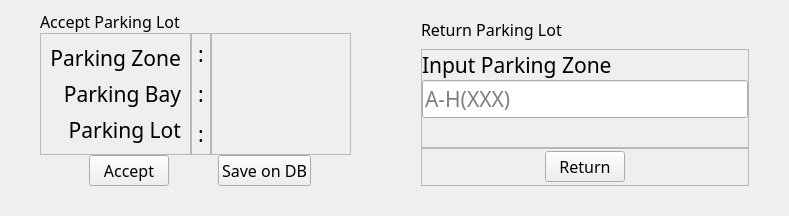
               <widget class="QFrame" name="frame">
                <property name="frameShape">
                 <enum>QFrame::NoFrame</enum>
                </property>
                <property name="frameShadow">
                 <enum>QFrame::Raised</enum>
                </property>
                <layout class="QHBoxLayout" name="horizontalLayout_15">
                 <property name="spacing">
                  <number>0</number>
                 </property>
                 <property name="leftMargin">
                  <number>0</number>
                 </property>
                 <property name="topMargin">
                  <number>0</number>
                 </property>
                 <property name="rightMargin">
                  <number>0</number>
                 </property>
                 <property name="bottomMargin">
                  <number>0</number>
                 </property>
                 <item>
                  <widget class="QFrame" name="accept_lot_frame">
                   <property name="frameShape">
                    <enum>QFrame::NoFrame</enum>
                   </property>
                   <property name="frameShadow">
                    <enum>QFrame::Raised</enum>
                   </property>
                   <layout class="QHBoxLayout" name="horizontalLayout_16">
                    <property name="leftMargin">
                     <number>20</number>
                    </property>
                    <property name="topMargin">
                     <number>10</number>
                    </property>
                    <property name="rightMargin">
                     <number>15</number>
                    </property>
                    <property name="bottomMargin">
                     <number>20</number>
                    </property>
                    <item>
                     <widget class="QFrame" name="frame_13">
                      <property name="frameShape">
                       <enum>QFrame::NoFrame</enum>
                      </property>
                      <property name="frameShadow">
                       <enum>QFrame::Raised</enum>
                      </property>
                      <layout class="QVBoxLayout" name="verticalLayout_19">
                       <property name="spacing">
                        <number>0</number>
                       </property>
                       <property name="leftMargin">
                        <number>20</number>
                       </property>
                       <property name="topMargin">
                        <number>0</number>
                       </property>
                       <property name="rightMargin">
                        <number>20</number>
                       </property>
                       <property name="bottomMargin">
                        <number>10</number>
                       </property>
                       <item>
                        <widget class="QLabel" name="label_9">
                         <property name="maximumSize">
                          <size>
                           <width>16777215</width>
                           <height>60</height>
                          </size>
                         </property>
                         <property name="font">
                          <font>
                           <family>Mitr SemiBold</family>
                           <pointsize>12</pointsize>
                          </font>
                         </property>
                         <property name="text">
                          <string>Accept Parking Lot</string>
                         </property>
                        </widget>
                       </item>
                       <item>
                        <widget class="QFrame" name="frame_15">
                         <property name="frameShape">
                          <enum>QFrame::NoFrame</enum>
                         </property>
                         <property name="frameShadow">
                          <enum>QFrame::Raised</enum>
                         </property>
                         <layout class="QHBoxLayout" name="horizontalLayout_13">
                          <property name="spacing">
                           <number>0</number>
                          </property>
                          <property name="leftMargin">
                           <number>0</number>
                          </property>
                          <property name="topMargin">
                           <number>0</number>
                          </property>
                          <property name="rightMargin">
                           <number>0</number>
                          </property>
                          <property name="bottomMargin">
                           <number>0</number>
                          </property>
                          <item>
                           <widget class="QFrame" name="frame_17">
                            <property name="frameShape">
                             <enum>QFrame::StyledPanel</enum>
                            </property>
                            <property name="frameShadow">
                             <enum>QFrame::Raised</enum>
                            </property>
                            <layout class="QVBoxLayout" name="verticalLayout_16">
                             <item>
                              <widget class="QLabel" name="label_11">
                               <property name="font">
                                <font>
                                 <family>Mitr SemiBold</family>
                                 <pointsize>16</pointsize>
                                </font>
                               </property>
                               <property name="text">
                                <string>Parking Zone</string>
                               </property>
                               <property name="alignment">
                                <set>Qt::AlignRight|Qt::AlignTrailing|Qt::AlignVCenter</set>
                               </property>
                              </widget>
                             </item>
                             <item>
                              <widget class="QLabel" name="label_12">
                               <property name="font">
                                <font>
                                 <family>Mitr SemiBold</family>
                                 <pointsize>16</pointsize>
                                </font>
                               </property>
                               <property name="text">
                                <string>Parking Bay</string>
                               </property>
                               <property name="alignment">
                                <set>Qt::AlignRight|Qt::AlignTrailing|Qt::AlignVCenter</set>
                               </property>
                              </widget>
                             </item>
                             <item>
                              <widget class="QLabel" name="label_13">
                               <property name="font">
                                <font>
                                 <family>Mitr SemiBold</family>
                                 <pointsize>16</pointsize>
                                </font>
                               </property>
                               <property name="text">
                                <string>Parking Lot</string>
                               </property>
                               <property name="alignment">
                                <set>Qt::AlignRight|Qt::AlignTrailing|Qt::AlignVCenter</set>
                               </property>
                              </widget>
                             </item>
                            </layout>
                           </widget>
                          </item>
                          <item>
                           <widget class="QFrame" name="frame_18">
                            <property name="maximumSize">
                             <size>
                              <width>20</width>
                              <height>16777215</height>
                             </size>
                            </property>
                            <property name="frameShape">
                             <enum>QFrame::StyledPanel</enum>
                            </property>
                            <property name="frameShadow">
                             <enum>QFrame::Raised</enum>
                            </property>
                            <layout class="QVBoxLayout" name="verticalLayout_17">
                             <property name="spacing">
                              <number>0</number>
                             </property>
                             <property name="leftMargin">
                              <number>0</number>
                             </property>
                             <property name="topMargin">
                              <number>0</number>
                             </property>
                             <property name="rightMargin">
                              <number>0</number>
                             </property>
                             <property name="bottomMargin">
                              <number>0</number>
                             </property>
                             <item>
                              <widget class="QLabel" name="label_14">
                               <property name="font">
                                <font>
                                 <family>Mitr SemiBold</family>
                                 <pointsize>16</pointsize>
                                </font>
                               </property>
                               <property name="text">
                                <string>:</string>
                               </property>
                               <property name="alignment">
                                <set>Qt::AlignCenter</set>
                               </property>
                              </widget>
                             </item>
                             <item>
                              <widget class="QLabel" name="label_15">
                               <property name="font">
                                <font>
                                 <family>Mitr SemiBold</family>
                                 <pointsize>16</pointsize>
                                </font>
                               </property>
                               <property name="text">
                                <string>:</string>
                               </property>
                               <property name="alignment">
                                <set>Qt::AlignCenter</set>
                               </property>
                              </widget>
                             </item>
                             <item>
                              <widget class="QLabel" name="label_16">
                               <property name="font">
                                <font>
                                 <family>Mitr SemiBold</family>
                                 <pointsize>16</pointsize>
                                </font>
                               </property>
                               <property name="text">
                                <string>:</string>
                               </property>
                               <property name="alignment">
                                <set>Qt::AlignCenter</set>
                               </property>
                              </widget>
                             </item>
                            </layout>
                           </widget>
                          </item>
                          <item>
                           <widget class="QFrame" name="frame_19">
                            <property name="frameShape">
                             <enum>QFrame::StyledPanel</enum>
                            </property>
                            <property name="frameShadow">
                             <enum>QFrame::Raised</enum>
                            </property>
                            <layout class="QVBoxLayout" name="verticalLayout_18">
                             <item>
                              <widget class="QLabel" name="label_17">
                               <property name="font">
                                <font>
                                 <family>Mitr SemiBold</family>
                                 <pointsize>16</pointsize>
                                </font>
                               </property>
                               <property name="text">
                                <string/>
                               </property>
                               <property name="alignment">
                                <set>Qt::AlignCenter</set>
                               </property>
                              </widget>
                             </item>
                             <item>
                              <widget class="QLabel" name="label_18">
                               <property name="font">
                                <font>
                                 <family>Mitr SemiBold</family>
                                 <pointsize>16</pointsize>
                                </font>
                               </property>
                               <property name="text">
                                <string/>
                               </property>
                               <property name="alignment">
                                <set>Qt::AlignCenter</set>
                               </property>
                              </widget>
                             </item>
                             <item>
                              <widget class="QLabel" name="label_19">
                               <property name="font">
                                <font>
                                 <family>Mitr SemiBold</family>
                                 <pointsize>16</pointsize>
                                </font>
                               </property>
                               <property name="text">
                                <string/>
                               </property>
                               <property name="alignment">
                                <set>Qt::AlignCenter</set>
                               </property>
                              </widget>
                             </item>
                            </layout>
                           </widget>
                          </item>
                         </layout>
                        </widget>
                       </item>
                       <item>
                        <widget class="QFrame" name="frame_16">
                         <property name="maximumSize">
                          <size>
                           <width>16777215</width>
                           <height>60</height>
                          </size>
                         </property>
                         <property name="frameShape">
                          <enum>QFrame::NoFrame</enum>
                         </property>
                         <property name="frameShadow">
                          <enum>QFrame::Raised</enum>
                         </property>
                         <layout class="QHBoxLayout" name="horizontalLayout_12">
                          <property name="spacing">
                           <number>0</number>
                          </property>
                          <property name="leftMargin">
                           <number>0</number>
                          </property>
                          <property name="topMargin">
                           <number>0</number>
                          </property>
                          <property name="rightMargin">
                           <number>0</number>
                          </property>
                          <property name="bottomMargin">
                           <number>0</number>
                          </property>
                          <item>
                           <spacer name="horizontalSpacer_3">
                            <property name="orientation">
                             <enum>Qt::Horizontal</enum>
                            </property>
                            <property name="sizeHint" stdset="0">
                             <size>
                              <width>49</width>
                              <height>20</height>
                             </size>
                            </property>
                           </spacer>
                          </item>
                          <item>
                           <widget class="QPushButton" name="accept_btn">
                            <property name="font">
                             <font>
                              <family>Mitr SemiBold</family>
                              <pointsize>12</pointsize>
                             </font>
                            </property>
                            <property name="cursor">
                             <cursorShape>PointingHandCursor</cursorShape>
                            </property>
                            <property name="text">
                             <string>Accept</string>
                            </property>
                           </widget>
                          </item>
                          <item>
                           <spacer name="horizontalSpacer_4">
                            <property name="orientation">
                             <enum>Qt::Horizontal</enum>
                            </property>
                            <property name="sizeHint" stdset="0">
                             <size>
                              <width>49</width>
                              <height>20</height>
                             </size>
                            </property>
                           </spacer>
                          </item>
                          <item>
                           <widget class="QPushButton" name="savedb_btn">
                            <property name="font">
                             <font>
                              <family>Mitr SemiBold</family>
                              <pointsize>12</pointsize>
                             </font>
                            </property>
                            <property name="cursor">
                             <cursorShape>PointingHandCursor</cursorShape>
                            </property>
                            <property name="text">
                             <string>Save on DB</string>
                            </property>
                           </widget>
                          </item>
                          <item>
                           <spacer name="horizontalSpacer_5">
                            <property name="orientation">
                             <enum>Qt::Horizontal</enum>
                            </property>
                            <property name="sizeHint" stdset="0">
                             <size>
                              <width>40</width>
                              <height>20</height>
                             </size>
                            </property>
                           </spacer>
                          </item>
                         </layout>
                        </widget>
                       </item>
                      </layout>
                     </widget>
                    </item>
                   </layout>
                  </widget>
                 </item>
                 <item>
                  <widget class="QFrame" name="return_lot_frame">
                   <property name="frameShape">
                    <enum>QFrame::NoFrame</enum>
                   </property>
                   <property name="frameShadow">
                    <enum>QFrame::Raised</enum>
                   </property>
                   <layout class="QVBoxLayout" name="verticalLayout_24">
                    <property name="leftMargin">
                     <number>15</number>
                    </property>
                    <property name="topMargin">
                     <number>10</number>
                    </property>
                    <property name="rightMargin">
                     <number>20</number>
                    </property>
                    <property name="bottomMargin">
                     <number>20</number>
                    </property>
                    <item>
                     <widget class="QFrame" name="frame_22">
                      <property name="frameShape">
                       <enum>QFrame::NoFrame</enum>
                      </property>
                      <property name="frameShadow">
                       <enum>QFrame::Raised</enum>
                      </property>
                      <layout class="QVBoxLayout" name="verticalLayout_21">
                       <property name="spacing">
                        <number>0</number>
                       </property>
                       <property name="leftMargin">
                        <number>20</number>
                       </property>
                       <property name="topMargin">
                        <number>0</number>
                       </property>
                       <property name="rightMargin">
                        <number>20</number>
                       </property>
                       <property name="bottomMargin">
                        <number>10</number>
                       </property>
                       <item>
                        <widget class="QLabel" name="label_10">
                         <property name="maximumSize">
                          <size>
                           <width>16777215</width>
                           <height>60</height>
                          </size>
                         </property>
                         <property name="font">
                          <font>
                           <family>Mitr SemiBold</family>
                           <pointsize>12</pointsize>
                          </font>
                         </property>
                         <property name="text">
                          <string>Return Parking Lot</string>
                         </property>
                        </widget>
                       </item>
                       <item>
                        <widget class="QFrame" name="frame_20">
                         <property name="frameShape">
                          <enum>QFrame::StyledPanel</enum>
                         </property>
                         <property name="frameShadow">
                          <enum>QFrame::Raised</enum>
                         </property>
                         <layout class="QVBoxLayout" name="verticalLayout_20">
                          <property name="spacing">
                           <number>0</number>
                          </property>
                          <property name="leftMargin">
                           <number>0</number>
                          </property>
                          <property name="topMargin">
                           <number>0</number>
                          </property>
                          <property name="rightMargin">
                           <number>0</number>
                          </property>
                          <property name="bottomMargin">
                           <number>0</number>
                          </property>
                          <item>
                           <widget class="QLabel" name="label_20">
                            <property name="font">
                             <font>
                              <family>Mitr SemiBold</family>
                              <pointsize>16</pointsize>
                             </font>
                            </property>
                            <property name="text">
                             <string>Input Parking Zone</string>
                            </property>
                           </widget>
                          </item>
                          <item>
                           <widget class="QLineEdit" name="lineEdit">
                            <property name="font">
                             <font>
                              <family>Mitr SemiBold</family>
                              <pointsize>16</pointsize>
                             </font>
                            </property>
                            <property name="placeholderText">
                             <string>A-H(XXX)</string>
                            </property>
                           </widget>
                          </item>
                          <item>
                           <widget class="QLabel" name="label_21">
                            <property name="font">
                             <font>
                              <family>Mitr SemiBold</family>
                              <pointsize>16</pointsize>
                             </font>
                            </property>
                            <property name="text">
                             <string/>
                            </property>
                           </widget>
                          </item>
                         </layout>
                        </widget>
                       </item>
                       <item>
                        <widget class="QFrame" name="frame_21">
                         <property name="maximumSize">
                          <size>
                           <width>16777215</width>
                           <height>60</height>
                          </size>
                         </property>
                         <property name="frameShape">
                          <enum>QFrame::StyledPanel</enum>
                         </property>
                         <property name="frameShadow">
                          <enum>QFrame::Raised</enum>
                         </property>
                         <layout class="QHBoxLayout" name="horizontalLayout_14">
                          <property name="spacing">
                           <number>0</number>
                          </property>
                          <property name="leftMargin">
                           <number>0</number>
                          </property>
                          <property name="topMargin">
                           <number>0</number>
                          </property>
                          <property name="rightMargin">
                           <number>0</number>
                          </property>
                          <property name="bottomMargin">
                           <number>0</number>
                          </property>
                          <item>
                           <spacer name="horizontalSpacer_6">
                            <property name="orientation">
                             <enum>Qt::Horizontal</enum>
                            </property>
                            <property name="sizeHint" stdset="0">
                             <size>
                              <width>123</width>
                              <height>20</height>
                             </size>
                            </property>
                           </spacer>
                          </item>
                          <item>
                           <widget class="QPushButton" name="return_btn">
                            <property name="font">
                             <font>
                              <family>Mitr SemiBold</family>
                              <pointsize>12</pointsize>
                             </font>
                            </property>
                            <property name="cursor">
                             <cursorShape>PointingHandCursor</cursorShape>
                            </property>
                            <property name="text">
                             <string>Return</string>
                            </property>
                           </widget>
                          </item>
                          <item>
                           <spacer name="horizontalSpacer_7">
                            <property name="orientation">
                             <enum>Qt::Horizontal</enum>
                            </property>
                            <property name="sizeHint" stdset="0">
                             <size>
                              <width>123</width>
                              <height>20</height>
                             </size>
                            </property>
                           </spacer>
                          </item>
                         </layout>
                        </widget>
                       </item>
                      </layout>
                     </widget>
                    </item>
                   </layout>
                  </widget>
                 </item>
                </layout>
               </widget>
